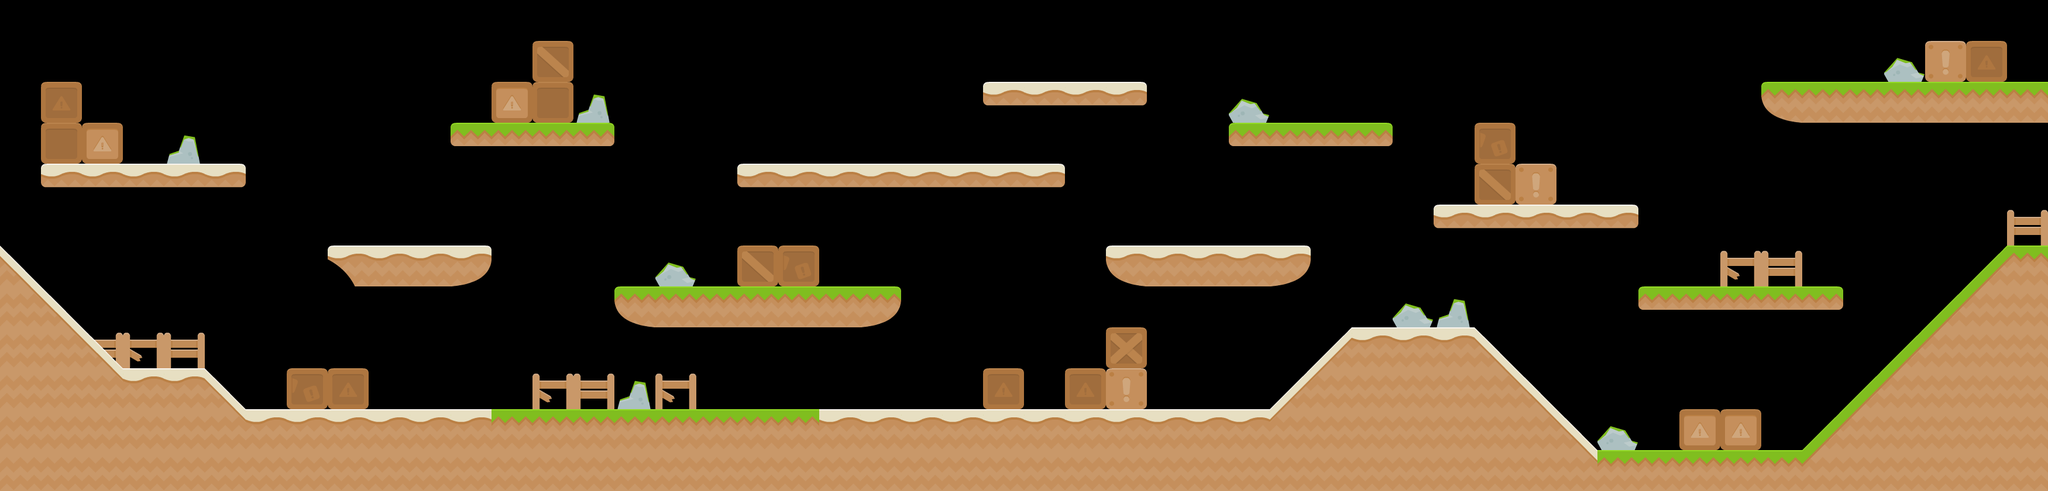

A 2D game scene composited from a Tiled map and its tileset images. What follows is a short description and the map's XML, with every tile layer's data as written:
An orthogonal 50x12 tile map with 70x70 px tiles, 3 tile layers (background, platforms, foreground) and 33 objects (4x switch, playerSpawn, peach1, peach2, peach4, ...).

<map version="1.0" tiledversion="1.0.3" orientation="orthogonal" renderorder="right-down" width="50" height="12" tilewidth="70" tileheight="70" nextobjectid="21">
 <tileset firstgid="1" name="tile_sheet" tilewidth="70" tileheight="70" spacing="2" tilecount="500" columns="25">
  <image source="tile_sheet.png" width="1798" height="1438" />
  <tile id="0">
   <properties>
    <property name="collides" type="bool" value="true" />
   </properties>
  </tile>
  <tile id="5">
   <properties>
    <property name="collides" type="bool" value="true" />
   </properties>
   <objectgroup draworder="index">
    <object id="1" x="0" y="0">
     <polygon points="0,0 0,70 70,70" />
    </object>
   </objectgroup>
  </tile>
  <tile id="8">
   <properties>
    <property name="collides" type="bool" value="true" />
   </properties>
   <objectgroup draworder="index">
    <object id="1" x="0" y="0">
     <polygon points="0,0 0,70 70,70" />
    </object>
   </objectgroup>
  </tile>
  <tile id="9">
   <properties>
    <property name="collides" type="bool" value="true" />
   </properties>
  </tile>
  <tile id="25">
   <properties>
    <property name="collides" type="bool" value="true" />
   </properties>
  </tile>
  <tile id="30">
   <properties>
    <property name="collides" type="bool" value="true" />
   </properties>
  </tile>
  <tile id="33">
   <properties>
    <property name="collides" type="bool" value="true" />
   </properties>
  </tile>
  <tile id="50">
   <properties>
    <property name="collides" type="bool" value="true" />
   </properties>
  </tile>
  <tile id="55">
   <properties>
    <property name="collides" type="bool" value="true" />
   </properties>
   <objectgroup draworder="index">
    <object id="2" x="0" y="70">
     <polygon points="0,0 70,0 70,-70" />
    </object>
   </objectgroup>
  </tile>
  <tile id="58">
   <properties>
    <property name="collides" type="bool" value="true" />
   </properties>
   <objectgroup draworder="index">
    <object id="1" x="0" y="70">
     <polygon points="0,0 70,0 70,-70" />
    </object>
   </objectgroup>
  </tile>
  <tile id="75">
   <properties>
    <property name="collides" type="bool" value="true" />
   </properties>
  </tile>
  <tile id="80">
   <properties>
    <property name="collides" type="bool" value="true" />
   </properties>
   <objectgroup draworder="index">
    <object id="1" x="0" y="0" width="70" height="35" />
   </objectgroup>
  </tile>
  <tile id="83">
   <properties>
    <property name="collides" type="bool" value="true" />
   </properties>
   <objectgroup draworder="index">
    <object id="1" x="0" y="0">
     <polygon points="0,0 0,35 70,35 70,0" />
    </object>
   </objectgroup>
  </tile>
  <tile id="100">
   <properties>
    <property name="collides" type="bool" value="true" />
   </properties>
  </tile>
  <tile id="105">
   <properties>
    <property name="collides" type="bool" value="true" />
   </properties>
   <objectgroup draworder="index">
    <object id="1" x="0" y="0" width="70" height="35" />
   </objectgroup>
  </tile>
  <tile id="108">
   <properties>
    <property name="collides" type="bool" value="true" />
   </properties>
   <objectgroup draworder="index">
    <object id="1" x="0" y="0" width="70" height="35" />
   </objectgroup>
  </tile>
  <tile id="125">
   <properties>
    <property name="collides" type="bool" value="true" />
   </properties>
  </tile>
  <tile id="130">
   <properties>
    <property name="collides" type="bool" value="true" />
   </properties>
   <objectgroup draworder="index">
    <object id="1" x="0" y="0" width="70" height="35" />
   </objectgroup>
  </tile>
  <tile id="133">
   <properties>
    <property name="collides" type="bool" value="true" />
   </properties>
   <objectgroup draworder="index">
    <object id="1" x="0" y="0">
     <polygon points="0,0 0,35 70,35 70,0" />
    </object>
   </objectgroup>
  </tile>
  <tile id="150">
   <properties>
    <property name="collides" type="bool" value="true" />
   </properties>
  </tile>
  <tile id="155">
   <properties>
    <property name="collides" type="bool" value="true" />
   </properties>
   <objectgroup draworder="index">
    <object id="1" x="0" y="0" width="70" height="35" />
   </objectgroup>
  </tile>
  <tile id="158">
   <properties>
    <property name="collides" type="bool" value="true" />
   </properties>
   <objectgroup draworder="index">
    <object id="1" x="0" y="0">
     <polygon points="0,0 0,35 70,35 70,0" />
    </object>
   </objectgroup>
  </tile>
  <tile id="175">
   <properties>
    <property name="collides" type="bool" value="true" />
   </properties>
  </tile>
  <tile id="179">
   <properties>
    <property name="collides" type="bool" value="true" />
   </properties>
  </tile>
  <tile id="180">
   <properties>
    <property name="collides" type="bool" value="true" />
   </properties>
   <objectgroup draworder="index">
    <object id="1" x="0" y="0">
     <polygon points="0,0 0,70 17.5,70 70,17.5 70,0" />
    </object>
   </objectgroup>
  </tile>
  <tile id="182">
   <properties>
    <property name="collides" type="bool" value="true" />
   </properties>
  </tile>
  <tile id="183">
   <properties>
    <property name="collides" type="bool" value="true" />
   </properties>
   <objectgroup draworder="index">
    <object id="1" x="0" y="0">
     <polygon points="0,0 0,70 17.5,70 70,17.5 70,0" />
    </object>
   </objectgroup>
  </tile>
  <tile id="200">
   <properties>
    <property name="collides" type="bool" value="true" />
   </properties>
  </tile>
  <tile id="204">
   <properties>
    <property name="collides" type="bool" value="true" />
   </properties>
  </tile>
  <tile id="205">
   <properties>
    <property name="collides" type="bool" value="true" />
   </properties>
   <objectgroup draworder="index">
    <object id="2" x="0" y="0">
     <polygon points="0,0 0,70 52.5,52.5 70,35 70,0" />
    </object>
   </objectgroup>
  </tile>
  <tile id="207">
   <properties>
    <property name="collides" type="bool" value="true" />
   </properties>
  </tile>
  <tile id="208">
   <properties>
    <property name="collides" type="bool" value="true" />
   </properties>
   <objectgroup draworder="index">
    <object id="1" x="0" y="0">
     <polygon points="0,0 0,70 52.5,52.5 70,35 70,0" />
    </object>
   </objectgroup>
  </tile>
  <tile id="225">
   <properties>
    <property name="collides" type="bool" value="true" />
   </properties>
  </tile>
  <tile id="226">
   <properties>
    <property name="collides" type="bool" value="true" />
   </properties>
  </tile>
  <tile id="229">
   <properties>
    <property name="collides" type="bool" value="true" />
   </properties>
  </tile>
  <tile id="230">
   <properties>
    <property name="collides" type="bool" value="true" />
   </properties>
  </tile>
  <tile id="232">
   <properties>
    <property name="collides" type="bool" value="true" />
   </properties>
  </tile>
  <tile id="233">
   <properties>
    <property name="collides" type="bool" value="true" />
   </properties>
   <objectgroup draworder="index">
    <object id="1" x="0" y="0">
     <polygon points="0,0 0,17.5 52.5,70 70,70 70,0" />
    </object>
   </objectgroup>
  </tile>
  <tile id="250">
   <properties>
    <property name="collides" type="bool" value="true" />
   </properties>
  </tile>
  <tile id="255">
   <properties>
    <property name="collides" type="bool" value="true" />
   </properties>
   <objectgroup draworder="index">
    <object id="1" x="0" y="0">
     <polygon points="0,0 0,35 17.5,52.5 70,70 70,0" />
    </object>
   </objectgroup>
  </tile>
  <tile id="258">
   <properties>
    <property name="collides" type="bool" value="true" />
   </properties>
   <objectgroup draworder="index">
    <object id="1" x="0" y="0">
     <polygon points="0,0 0,35 17.5,52.5 70,70 70,0" />
    </object>
   </objectgroup>
  </tile>
  <tile id="275">
   <properties>
    <property name="collides" type="bool" value="true" />
   </properties>
  </tile>
  <tile id="280">
   <properties>
    <property name="collides" type="bool" value="true" />
   </properties>
  </tile>
  <tile id="283">
   <properties>
    <property name="collides" type="bool" value="true" />
   </properties>
  </tile>
  <tile id="292">
   <properties>
    <property name="collides" type="bool" value="false" />
   </properties>
   <objectgroup draworder="index" />
  </tile>
  <tile id="300">
   <properties>
    <property name="collides" type="bool" value="true" />
   </properties>
  </tile>
  <tile id="304">
   <properties>
    <property name="collides" type="bool" value="true" />
   </properties>
  </tile>
  <tile id="307">
   <properties>
    <property name="collides" type="bool" value="true" />
   </properties>
  </tile>
  <tile id="308">
   <properties>
    <property name="collides" type="bool" value="true" />
   </properties>
  </tile>
 </tileset>
 <layer name="background" width="50" height="12">
  <data encoding="csv">
0,0,0,0,0,0,0,0,0,0,0,0,0,0,0,0,0,0,0,0,0,0,0,0,0,0,0,0,0,0,0,0,0,0,0,0,0,0,0,0,0,0,0,0,0,0,0,0,0,0,
0,0,0,0,0,0,0,0,0,0,0,0,0,301,0,0,0,0,0,0,0,0,0,0,0,0,0,0,0,0,0,0,0,0,0,0,0,0,0,0,0,0,0,0,0,0,484,26,76,0,
0,76,0,0,0,0,0,0,0,0,0,0,101,151,485,0,0,0,0,0,0,0,0,0,0,0,0,0,0,0,484,0,0,0,0,0,0,0,0,0,0,0,0,0,0,0,0,0,0,0,
0,151,101,0,485,0,0,0,0,0,0,0,0,0,0,0,0,0,0,0,0,0,0,0,0,0,0,0,0,0,0,0,0,0,0,0,227,0,0,0,0,0,0,0,0,0,0,0,0,0,
0,0,0,0,0,0,0,0,0,0,0,0,0,0,0,0,0,0,0,0,0,0,0,0,0,0,0,0,0,0,0,0,0,0,0,0,301,26,0,0,0,0,0,0,0,0,0,0,0,0,
0,0,0,0,0,0,0,0,0,0,0,0,0,0,0,0,0,0,0,0,0,0,0,0,0,0,0,0,0,0,0,0,0,0,0,0,0,0,0,0,0,0,0,0,0,0,0,0,0,60,
0,0,0,0,0,0,0,0,0,0,0,0,0,0,0,0,484,0,301,227,0,0,0,0,0,0,0,0,0,0,0,0,0,0,0,0,0,0,0,0,0,0,35,60,0,0,0,0,0,0,
0,0,0,0,0,0,0,0,0,0,0,0,0,0,0,0,0,0,0,0,0,0,0,0,0,0,0,0,0,0,0,0,0,0,484,485,0,0,0,0,0,0,0,0,0,0,0,0,0,0,
0,0,60,35,60,0,0,0,0,0,0,0,0,0,0,0,0,0,0,0,0,0,0,0,0,0,0,276,0,0,0,0,0,0,0,0,0,0,0,0,0,0,0,0,0,0,0,0,0,0,
0,0,0,0,0,0,0,227,76,0,0,0,0,35,60,485,35,0,0,0,0,0,0,0,76,0,76,26,0,0,0,0,0,0,0,0,0,0,0,0,0,0,0,0,0,0,0,0,0,0,
0,0,0,0,0,0,0,0,0,0,0,0,0,0,0,0,0,0,0,0,0,0,0,0,0,0,0,0,0,0,0,0,0,0,0,0,0,0,0,484,0,101,101,0,0,0,0,0,0,0,
0,0,0,0,0,0,0,0,0,0,0,0,0,0,0,0,0,0,0,0,0,0,0,0,0,0,0,0,0,0,0,0,0,0,0,0,0,0,0,0,0,0,0,0,0,0,0,0,0,0
</data>
 </layer>
 <layer name="platforms" width="50" height="12">
  <data encoding="csv">
0,0,0,0,0,0,0,0,0,0,0,0,0,0,0,0,0,0,0,0,0,0,0,0,0,0,0,0,0,0,0,0,0,0,0,0,0,0,0,0,0,0,0,0,0,0,0,0,0,0,
0,0,0,0,0,0,0,0,0,0,0,0,0,0,0,0,0,0,0,0,0,0,0,0,0,0,0,0,0,0,0,0,0,0,0,0,0,0,0,0,0,0,0,0,0,0,0,0,0,0,
0,0,0,0,0,0,0,0,0,0,0,0,0,0,0,0,0,0,0,0,0,0,0,0,131,106,106,81,0,0,0,0,0,0,0,0,0,0,0,0,0,0,0,259,208,208,208,208,208,208,
0,0,0,0,0,0,0,0,0,0,0,134,109,109,84,0,0,0,0,0,0,0,0,0,0,0,0,0,0,0,134,109,109,84,0,0,0,0,0,0,0,0,0,0,0,0,0,0,0,0,
0,131,106,106,106,81,0,0,0,0,0,0,0,0,0,0,0,0,131,106,106,106,106,106,106,81,0,0,0,0,0,0,0,0,0,0,0,0,0,0,0,0,0,0,0,0,0,0,0,0,
0,0,0,0,0,0,0,0,0,0,0,0,0,0,0,0,0,0,0,0,0,0,0,0,0,0,0,0,0,0,0,0,0,0,0,131,106,106,106,81,0,0,0,0,0,0,0,0,0,0,
6,0,0,0,0,0,0,0,231,205,205,206,0,0,0,0,0,0,0,0,0,0,0,0,0,0,0,256,205,205,205,206,0,0,0,0,0,0,0,0,0,0,0,0,0,0,0,0,59,208,
305,6,0,0,0,0,0,0,0,0,0,0,0,0,0,259,208,208,208,208,208,209,0,0,0,0,0,0,0,0,0,0,0,0,0,0,0,0,0,0,134,109,109,109,84,0,0,59,34,309,
309,305,6,0,0,0,0,0,0,0,0,0,0,0,0,0,0,0,0,0,0,0,0,0,0,0,0,0,0,0,0,0,56,205,205,205,6,0,0,0,0,0,0,0,0,0,59,34,309,309,
309,309,305,205,205,6,0,0,0,0,0,0,0,0,0,0,0,0,0,0,0,0,0,0,0,0,0,0,0,0,0,56,31,309,309,309,305,6,0,0,0,0,0,0,0,59,34,309,309,309,
309,309,309,309,309,305,205,205,205,205,205,205,208,208,208,208,208,208,208,208,205,205,205,205,205,205,205,205,205,205,205,31,309,309,309,309,309,305,6,0,0,0,0,0,59,34,309,309,309,309,
309,309,309,309,309,309,309,309,309,309,309,309,309,309,309,309,309,309,309,309,309,309,309,309,309,309,309,309,309,309,309,309,309,309,309,309,309,309,305,208,208,208,208,208,34,309,309,309,309,309
</data>
 </layer>
 <layer name="foreground" width="50" height="12">
  <data encoding="csv">
0,0,0,0,0,0,0,0,0,0,0,0,0,0,0,0,0,0,0,0,0,0,0,0,0,0,0,0,0,0,0,0,0,0,0,0,0,0,0,0,0,0,0,0,0,0,0,0,0,0,
0,0,0,0,0,0,0,0,0,0,0,0,0,0,0,0,0,0,0,0,0,0,0,0,0,0,0,0,0,0,0,0,0,0,0,0,0,0,0,0,0,0,0,0,0,0,0,0,0,0,
0,0,0,0,0,0,0,0,0,0,0,0,0,0,0,0,0,0,0,0,0,0,0,0,0,0,0,0,0,0,0,0,0,0,0,0,0,0,0,0,0,0,0,0,0,0,0,0,0,0,
0,0,0,0,0,0,0,0,0,0,0,0,0,0,0,0,0,0,0,0,0,0,0,0,0,0,0,0,0,0,0,0,0,0,0,0,0,0,0,0,0,0,0,0,0,0,0,0,0,0,
0,0,0,0,0,0,0,0,0,0,0,0,0,0,0,0,0,0,0,0,0,0,0,0,0,0,0,0,0,0,0,0,0,0,0,0,0,0,0,0,0,0,0,0,0,0,0,0,0,0,
0,0,0,0,0,0,0,0,0,0,0,0,0,0,0,0,0,0,0,0,0,0,0,0,0,0,0,0,0,0,0,0,0,0,0,0,0,0,0,0,0,0,0,0,0,0,0,0,0,0,
0,0,0,0,0,0,0,0,0,0,0,0,0,0,0,0,0,0,0,0,0,0,0,0,0,0,0,0,0,0,0,0,0,0,0,0,0,0,0,0,0,0,0,0,0,0,0,0,0,0,
0,0,0,0,0,0,0,0,0,0,0,0,0,0,0,0,0,0,0,0,0,0,0,0,0,0,0,0,0,0,0,0,0,0,0,0,0,0,0,0,0,0,0,0,0,0,0,0,0,0,
0,0,0,0,0,0,0,0,0,0,0,0,0,0,0,0,0,0,0,0,0,0,0,0,0,0,0,0,0,0,0,0,0,0,0,0,0,0,0,0,0,0,0,0,0,0,0,0,0,0,
0,0,0,0,0,0,0,0,0,0,0,0,0,0,0,0,0,0,0,0,0,0,0,0,0,0,0,0,0,0,0,0,0,0,0,0,0,0,0,0,0,0,0,0,0,0,0,0,0,0,
0,0,0,0,0,0,0,0,0,0,0,0,0,0,0,0,0,0,0,0,0,0,0,0,0,0,0,0,0,0,0,0,0,0,0,0,0,0,0,0,0,0,0,0,0,0,0,0,0,0,
0,0,0,0,0,0,0,0,0,0,0,0,0,0,0,0,0,0,0,0,0,0,0,0,0,0,0,0,0,0,0,0,0,0,0,0,0,0,0,0,0,0,0,0,0,0,0,0,0,0
</data>
 </layer>
 <objectgroup name="switches" visible="0">
  <object id="2" name="switchB" type="switch" x="1435" y="455" />
  <object id="3" name="switchC" type="switch" x="2625" y="105" />
  <object id="4" name="switchD" type="switch" x="3045" y="735" />
  <object id="6" name="switchA" type="switch" x="875" y="105" />
 </objectgroup>
 <objectgroup name="player" visible="0">
  <object id="10" name="playerSpawn" x="227.5" y="227.5" width="35" height="35">
   <ellipse />
  </object>
 </objectgroup>
 <objectgroup name="peaches" visible="0">
  <object id="11" name="peach1" x="227.5" y="577.5" width="35" height="35">
   <ellipse />
  </object>
  <object id="12" name="peach2" x="997.5" y="577.5" width="35" height="35">
   <ellipse />
  </object>
  <object id="13" name="peach4" x="2327.5" y="507.5" width="35" height="35">
   <ellipse />
  </object>
  <object id="14" name="peach3" x="3167.5" y="87.5" width="35" height="35">
   <ellipse />
  </object>
  <object id="15" name="peach7" x="3447.5" y="367.5" width="35" height="35">
   <ellipse />
  </object>
  <object id="16" name="peach5" x="1977.5" y="367.5" width="35" height="35">
   <ellipse />
  </object>
  <object id="18" name="peach8" x="1557.5" y="227.5" width="35" height="35">
   <ellipse />
  </object>
  <object id="19" name="peach6" x="647.5" y="367.5" width="35" height="35">
   <ellipse />
  </object>
  <object id="20" name="peach9" x="997.5" y="87.5" width="35" height="35">
   <ellipse />
  </object>
 </objectgroup>
</map>
